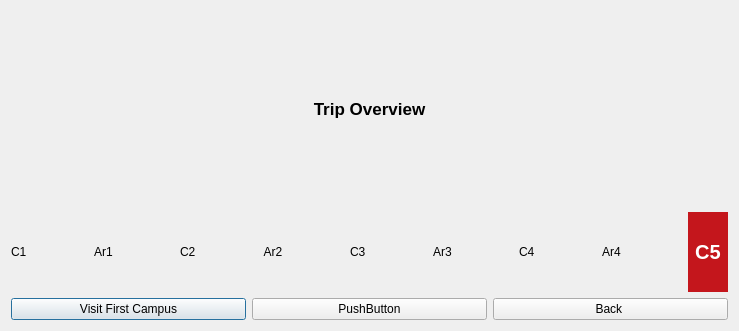
<?xml version="1.0" encoding="UTF-8"?>
<ui version="4.0">
 <class>trip_overview</class>
 <widget class="QDialog" name="trip_overview">
  <property name="geometry">
   <rect>
    <x>0</x>
    <y>0</y>
    <width>739</width>
    <height>331</height>
   </rect>
  </property>
  <property name="windowTitle">
   <string>Dialog</string>
  </property>
  <layout class="QVBoxLayout" name="verticalLayout">
   <item>
    <layout class="QHBoxLayout" name="horizontalLayout_3">
     <item>
      <widget class="QLabel" name="trip_overview_2">
       <property name="font">
        <font>
         <pointsize>13</pointsize>
         <bold>true</bold>
        </font>
       </property>
       <property name="lineWidth">
        <number>8</number>
       </property>
       <property name="text">
        <string>Trip Overview</string>
       </property>
       <property name="alignment">
        <set>Qt::AlignmentFlag::AlignCenter</set>
       </property>
      </widget>
     </item>
    </layout>
   </item>
   <item>
    <layout class="QHBoxLayout" name="horizontalLayout">
     <item>
      <widget class="QLabel" name="circle1">
       <property name="text">
        <string>C1</string>
       </property>
      </widget>
     </item>
     <item>
      <widget class="QLabel" name="label">
       <property name="sizePolicy">
        <sizepolicy hsizetype="Expanding" vsizetype="Preferred">
         <horstretch>0</horstretch>
         <verstretch>0</verstretch>
        </sizepolicy>
       </property>
       <property name="text">
        <string>Ar1</string>
       </property>
       <property name="alignment">
        <set>Qt::AlignmentFlag::AlignCenter</set>
       </property>
      </widget>
     </item>
     <item>
      <widget class="QLabel" name="circle2">
       <property name="text">
        <string>C2</string>
       </property>
      </widget>
     </item>
     <item>
      <widget class="QLabel" name="label_2">
       <property name="sizePolicy">
        <sizepolicy hsizetype="Expanding" vsizetype="Preferred">
         <horstretch>0</horstretch>
         <verstretch>0</verstretch>
        </sizepolicy>
       </property>
       <property name="text">
        <string>Ar2</string>
       </property>
       <property name="alignment">
        <set>Qt::AlignmentFlag::AlignCenter</set>
       </property>
      </widget>
     </item>
     <item>
      <widget class="QLabel" name="circle3">
       <property name="text">
        <string>C3</string>
       </property>
      </widget>
     </item>
     <item>
      <widget class="QLabel" name="label_3">
       <property name="sizePolicy">
        <sizepolicy hsizetype="Expanding" vsizetype="Preferred">
         <horstretch>0</horstretch>
         <verstretch>0</verstretch>
        </sizepolicy>
       </property>
       <property name="text">
        <string>Ar3</string>
       </property>
       <property name="alignment">
        <set>Qt::AlignmentFlag::AlignCenter</set>
       </property>
      </widget>
     </item>
     <item>
      <widget class="QLabel" name="circle4">
       <property name="text">
        <string>C4</string>
       </property>
      </widget>
     </item>
     <item>
      <widget class="QLabel" name="label_4">
       <property name="sizePolicy">
        <sizepolicy hsizetype="Expanding" vsizetype="Preferred">
         <horstretch>0</horstretch>
         <verstretch>0</verstretch>
        </sizepolicy>
       </property>
       <property name="text">
        <string>Ar4</string>
       </property>
       <property name="alignment">
        <set>Qt::AlignmentFlag::AlignCenter</set>
       </property>
      </widget>
     </item>
     <item>
      <widget class="QLabel" name="circle5">
       <property name="minimumSize">
        <size>
         <width>40</width>
         <height>40</height>
        </size>
       </property>
       <property name="maximumSize">
        <size>
         <width>80</width>
         <height>80</height>
        </size>
       </property>
       <property name="styleSheet">
        <string notr="true">QLabel {
    background-color: #c4161c;
    color: white;
    border-radius: 40px; /* This MUST be exactly half of your width/height! */
    font-weight: bold;
    font-size: 20px
}</string>
       </property>
       <property name="text">
        <string>C5</string>
       </property>
       <property name="alignment">
        <set>Qt::AlignmentFlag::AlignCenter</set>
       </property>
      </widget>
     </item>
    </layout>
   </item>
   <item>
    <layout class="QHBoxLayout" name="horizontalLayout_2">
     <item>
      <widget class="QPushButton" name="visitCampusButton">
       <property name="text">
        <string>Visit First Campus</string>
       </property>
      </widget>
     </item>
     <item>
      <widget class="QPushButton" name="nextButton">
       <property name="text">
        <string>PushButton</string>
       </property>
      </widget>
     </item>
     <item>
      <widget class="QPushButton" name="backButton">
       <property name="text">
        <string>Back </string>
       </property>
      </widget>
     </item>
    </layout>
   </item>
  </layout>
 </widget>
 <resources/>
 <connections/>
</ui>
